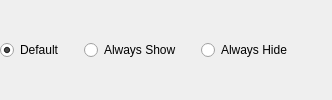
                      <widget class="QWidget" name="studentRdo" native="true">
                       <layout class="QHBoxLayout" name="horizontalLayout_34">
                        <property name="spacing">
                         <number>20</number>
                        </property>
                        <property name="leftMargin">
                         <number>0</number>
                        </property>
                        <property name="topMargin">
                         <number>0</number>
                        </property>
                        <property name="rightMargin">
                         <number>0</number>
                        </property>
                        <property name="bottomMargin">
                         <number>0</number>
                        </property>
                        <item>
                         <widget class="QRadioButton" name="studentDefaultRdo">
                          <property name="cursor">
                           <cursorShape>PointingHandCursor</cursorShape>
                          </property>
                          <property name="text">
                           <string>Default</string>
                          </property>
                          <property name="checked">
                           <bool>true</bool>
                          </property>
                         </widget>
                        </item>
                        <item>
                         <widget class="QRadioButton" name="studentShowRdo">
                          <property name="cursor">
                           <cursorShape>PointingHandCursor</cursorShape>
                          </property>
                          <property name="text">
                           <string>Always Show</string>
                          </property>
                         </widget>
                        </item>
                        <item>
                         <widget class="QRadioButton" name="studentHideRdo">
                          <property name="cursor">
                           <cursorShape>PointingHandCursor</cursorShape>
                          </property>
                          <property name="text">
                           <string>Always Hide</string>
                          </property>
                         </widget>
                        </item>
                        <item>
                         <spacer name="horizontalSpacer_22">
                          <property name="orientation">
                           <enum>Qt::Horizontal</enum>
                          </property>
                          <property name="sizeHint" stdset="0">
                           <size>
                            <width>40</width>
                            <height>20</height>
                           </size>
                          </property>
                         </spacer>
                        </item>
                       </layout>
                      </widget>
